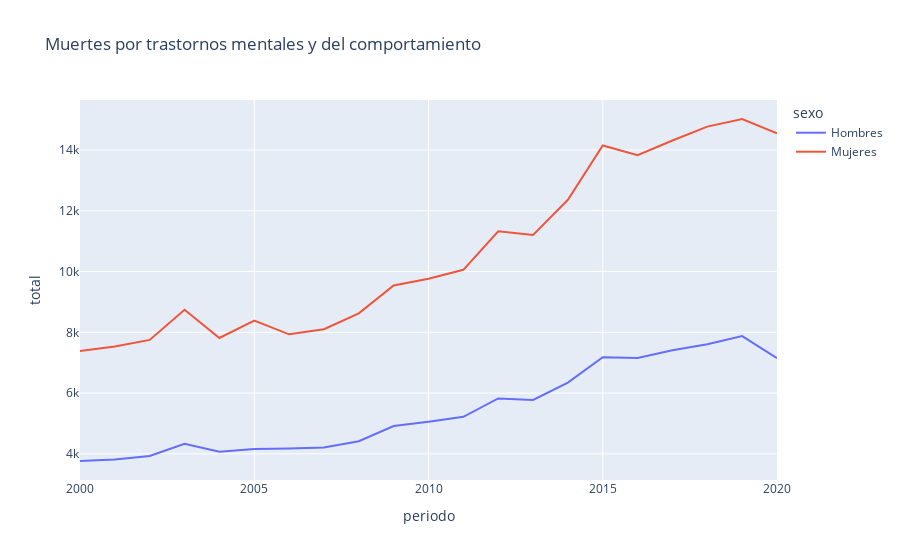

This figure's notebook cell:
### Code cell
fig_muer = px.line(provincial, x="periodo", y="total",color = 'sexo',title = 'Muertes por trastornos mentales y del comportamiento')
fig_muer.show()

### Figure 1 — Plotly figure (JSON) as saved in the notebook; plotly's stock layout.template omitted (floating-point values rounded to 4 significant figures)
{"data": [{"hovertemplate": "sexo=Hombres<br>periodo=%{x}<br>total=%{y}<extra></extra>", "legendgroup": "Hombres", "line": {"color": "#636efa", "dash": "solid"}, "marker": {"symbol": "circle"}, "mode": "lines", "name": "Hombres", "orientation": "v", "showlegend": true, "type": "scatter", "x": [2000, 2001, 2002, 2003, 2004, 2005, 2006, 2007, 2008, 2009, 2010, 2011, 2012, 2013, 2014, 2015, 2016, 2017, 2018, 2019, 2020], "xaxis": "x", "y": [3764, 3814, 3932, 4328, 4066, 4156, 4173, 4210, 4416, 4915, 5058, 5220, 5822, 5772, 6343, 7182, 7152, 7408, 7605, 7875, 7150], "yaxis": "y"}, {"hovertemplate": "sexo=Mujeres<br>periodo=%{x}<br>total=%{y}<extra></extra>", "legendgroup": "Mujeres", "line": {"color": "#EF553B", "dash": "solid"}, "marker": {"symbol": "circle"}, "mode": "lines", "name": "Mujeres", "orientation": "v", "showlegend": true, "type": "scatter", "x": [2000, 2001, 2002, 2003, 2004, 2005, 2006, 2007, 2008, 2009, 2010, 2011, 2012, 2013, 2014, 2015, 2016, 2017, 2018, 2019, 2020], "xaxis": "x", "y": [7385, 7532, 7750, 8744, 7812, 8383, 7934, 8100, 8624, 9541, 9763, 10056, 11323, 11205, 12363, 14151, 13828, 14314, 14771, 15021, 14547], "yaxis": "y"}], "layout": {"legend": {"title": {"text": "sexo"}, "tracegroupgap": 0}, "title": {"text": "Muertes por trastornos mentales y del comportamiento"}, "xaxis": {"anchor": "y", "domain": [0, 1], "title": {"text": "periodo"}}, "yaxis": {"anchor": "x", "domain": [0, 1], "title": {"text": "total"}}}}
